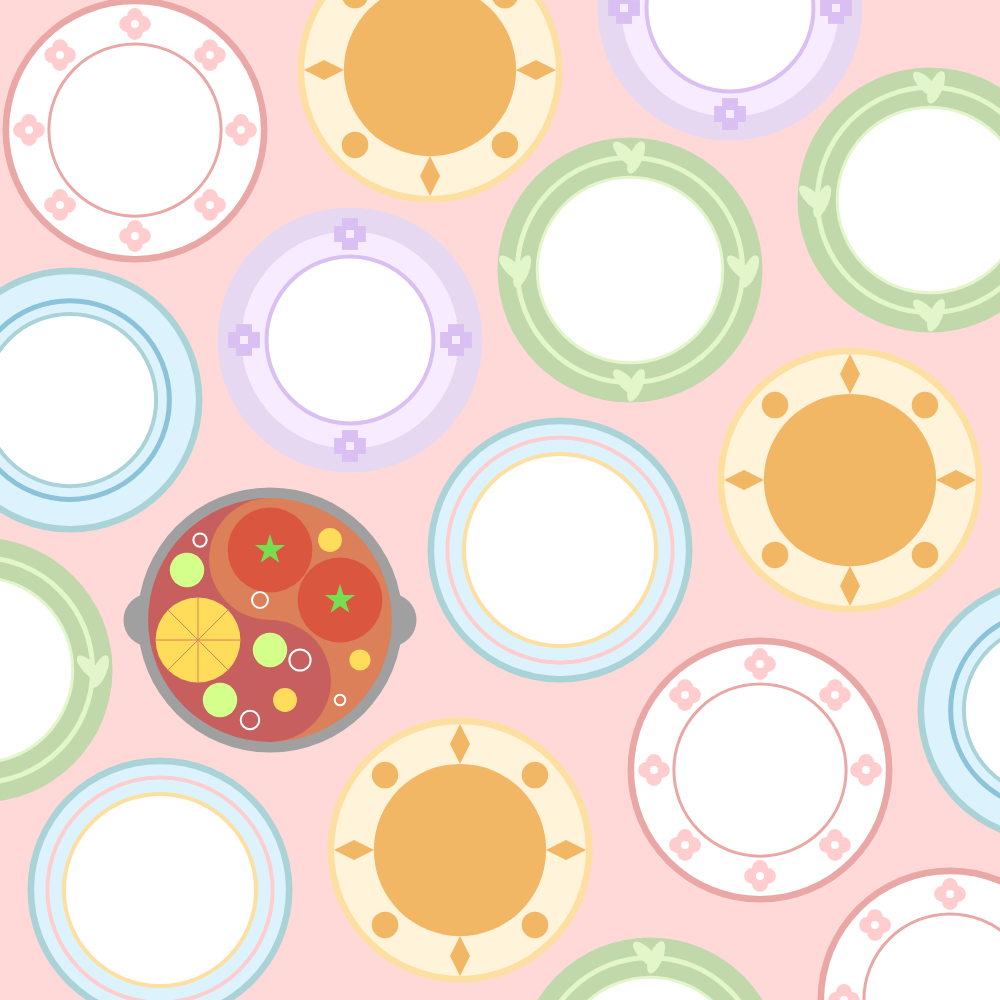
Frame 1 (no input)
Frame 60 (no input): identical to frame 1, image omitted
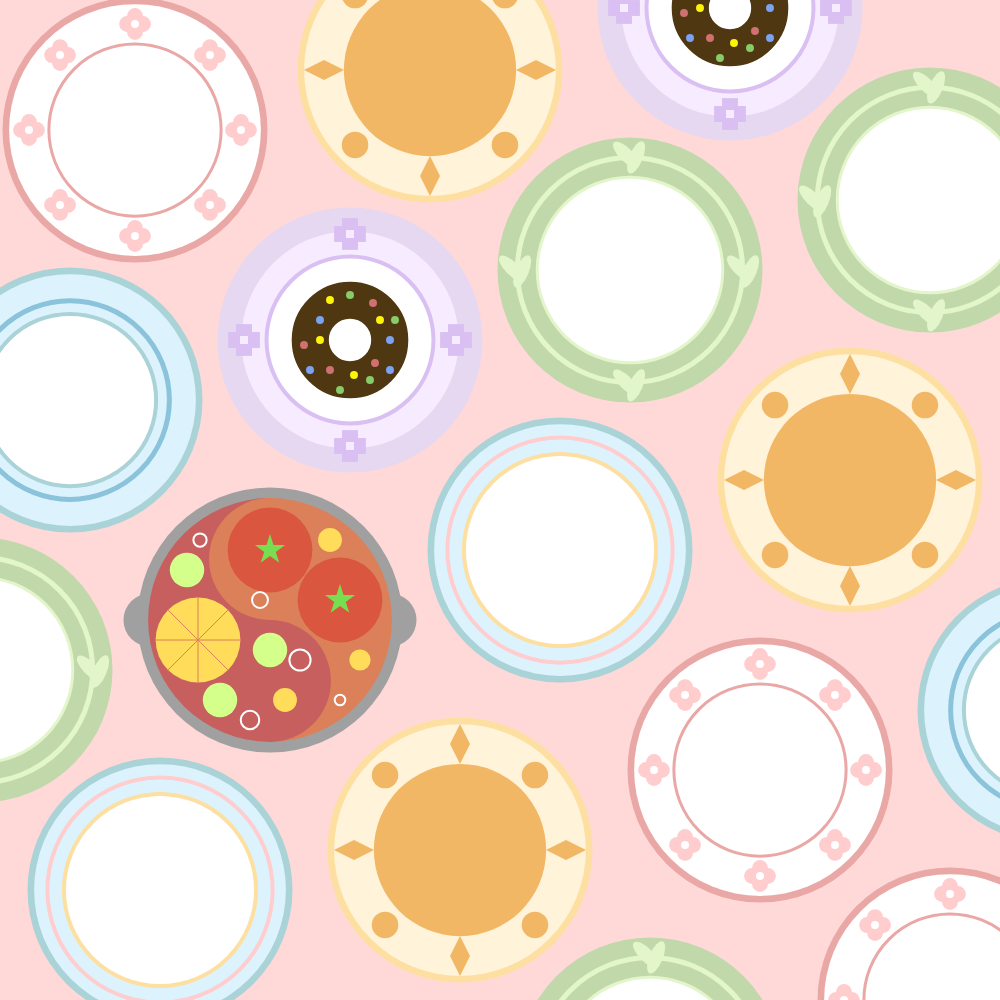
Frame 120 (the mouse pressed at the canvas centre since frame 60)

The p5.js sketch that drew these frames (run headless with seeded random() and noise() and a simulated clock; from frame 60 on, the mouse is pressed at the canvas centre):

// p5.js sketch
// ── sketch.js
let limecakeVisible = false; // Control whether the lime cake is displayed
let lightdonutVisible = false;
let darkdonutVisible = false;
let burgerVisible = false;
let pizzaVisible = false;
let sushiVisible = false;

//If you want to change the background by number, set it first
let operationMode = "still"; // Initial mode
let bgColor = [255, 216, 216]; // The initial background color is pink

//Create a plate array to store the positions of the outermost circles of the plates.
let plates = [
  //The outermost layer of plates elements
  { x: 0.135, y: 0.13 ,type:1},
  { x: 0.43, y: 0.07 ,type:2},
  { x: 0.73, y: 0.008 ,type:3},
  { x: 0.07, y: 0.4 ,type:4},
  { x: 0.35, y: 0.34 ,type:3},
  { x: 0.63, y: 0.27 ,type:5},
  { x: 0.93, y: 0.2 ,type:5},
  { x: -0.02, y: 0.67 ,type:5},
  { x: 0.27, y: 0.62 ,type:6},
  { x: 0.56, y: 0.55 ,type:7},
  { x: 0.85, y: 0.48 ,type:2},
  { x: 0.16, y: 0.89 ,type:7},
  { x: 0.46, y: 0.85 ,type:2},
  { x: 0.76, y: 0.77 ,type:1},
  { x: 1.05, y: 0.71 ,type:4},
  { x: 0.65, y: 1.07 ,type:5},
  { x: 0.95, y: 1.0 ,type:1},
];

let foods = [
  //The outermost layer of food elements
  { x: 0.135, y: 0.13 ,type:1},
  { x: 0.43, y: 0.07 ,type:2},
  { x: 0.73, y: 0.008 ,type:3},
  { x: 0.07, y: 0.4 ,type:4},
  { x: 0.35, y: 0.34 ,type:3},
  { x: 0.63, y: 0.27 ,type:5},
  { x: 0.93, y: 0.2 ,type:5},
  { x: -0.02, y: 0.67 ,type:5},
  { x: 0.27, y: 0.62 ,type:6},
  { x: 0.56, y: 0.55 ,type:7},
  { x: 0.85, y: 0.48 ,type:2},
  { x: 0.16, y: 0.89 ,type:7},
  { x: 0.46, y: 0.85 ,type:2},
  { x: 0.76, y: 0.77 ,type:1},
  { x: 1.05, y: 0.71 ,type:4},
  { x: 0.65, y: 1.07 ,type:5},
  { x: 0.95, y: 1.0 ,type:1},
];

function setup() {
  createCanvas(windowWidth, windowHeight);
  rectMode(CENTER);
}

function draw() {
  // Make sure the canvas is a smaller value of the window width and height, 
  //keeping it square
  let side = min(windowWidth, windowHeight);
  resizeCanvas(side, side);
  background(bgColor);

  // Plate profile size
  let PlateRadius = 0.265 * side;

  // Use the for loop to draw each plate
  //Since I want the image to appear after clicking, 
  //So in the part I just give the plates' positions, rather than food position
  for (let i = 0; i < plates.length; i++) {
    let plate = plates[i];
    //Brush initialization
    noFill();
    noStroke();
    //Position the plate
    switch (plate.type){
      case 1:
        drawPinkPlate(plate.x, plate.y, PlateRadius,side)
      break;
      case 2:
        drawYellowPlate(plate.x, plate.y, PlateRadius,side)
      break;
      case 3:
        drawPurplePlate(plate.x, plate.y, PlateRadius,side)
      break;
      case 4:
        drawBluePlate(plate.x, plate.y, PlateRadius,side)
      break;
      case 5:
        drawGreenPlate(plate.x, plate.y, PlateRadius,side)
      break;
      case 6:
          drawHotpot(plate.x, plate.y, 0.265,side)
      break;
      case 7:
        drawRainbowPlate(plate.x, plate.y, PlateRadius,side)
      break;
    }
  }
}

// Function to draw a plate
// Function to draw a pink plate
function drawPinkPlate(x,y,r,side){
  // Pink floral pattern function
  function drawPinkFlower(x, y) {
    let side = min(windowWidth, windowHeight);
    let PlateRadius = 0.265 * side;
    noStroke();
    fill(255, 205, 205);
    rect(x, y, 0.06 * PlateRadius, 0.12 * PlateRadius, 10);
    rect(x, y, 0.12 * PlateRadius, 0.06 * PlateRadius, 10);
    fill(255);
    circle(x, y, 0.03 * PlateRadius);
  }

  // Pink floral plate 
  noStroke();
  fill(233, 167, 165);
  circle(x * side, y * side, r);
  
  fill(255);
  circle(x* side, y * side, 0.95 * r);
  
  stroke(233, 167, 165);
  strokeWeight(3);
  noFill();
  circle(x * side, y * side, 0.65 * r);
  
  // Draw 8 flowers around the center point
  for (let i = 0; i < 8; i++) {
    let angle = TWO_PI * i / 8; // Each flower is spaced 1/8 circumference apart
    let px = (x * side) + (0.4 * r) * cos(angle); // Calculate the x-coordinate of the flower
    let py = (y * side) + (0.4 * r) * sin(angle); // Calculate the y-coordinate of the flower
    drawPinkFlower(px, py); // draw flowers
  }
  
  // What I want to do here is use the if function. 
  // My expected effect is to click on the screen and the limecake will appear. 
  // So the condition here is to draw the limecake if the limecake is visible
  if (limecakeVisible) {
    // Place the lime cake in the center of the plate
    drawLimeCake(x, y, r, side); 
  }
  //In the following code, there are also many if functions like this. 
  //So, I will not explain too much about this fuction
}

// Function to draw a yellow plate
function drawYellowPlate(x,y,r,side){

  noStroke();
  fill(253, 224, 161);
  circle(x*side, y*side,r);
  
  fill(255, 243, 217);
  circle(x*side, y*side, 0.95 * r);

  fill(242, 183, 101 );
  circle(x*side, y*side, 0.65 * r);
  
  for (let i = 0; i < 4; i++) {
    let angle = (TWO_PI * i / 4) + ((PI / 4)); // Each circle is spaced 1/4 circle apart and rotated from 4/PI
    let yx = (x*side) + (0.4 * r) * cos(angle); //
    let yy = (y*side) + (0.4 * r) * sin(angle); //
    circle(yx, yy, 0.1 * r);
  }

  drawRhombus(x*side + r*0.4, y*side, 0.04* side, 0.02 * side, 0, color(242, 183, 101));
  drawRhombus(x*side - r*0.4, y*side, 0.04* side, 0.02 * side, 0, color(242, 183, 101));
  drawRhombus(x*side , y*side- r*0.4, 0.02* side, 0.04 * side, 0, color(242, 183, 101));
  drawRhombus(x*side , y*side+ r*0.4, 0.02* side, 0.04 * side, 0, color(242, 183, 101));

  if (lightdonutVisible) {
    drawLightDonut(x, y, r, side);
  }
}

//Function to draw a green plate
function drawGreenPlate(x,y,r,side){
  noStroke();
  fill(193, 217, 170);
  circle(x*side,y*side, r);
  
  noFill();
  stroke(227, 246, 203);
  strokeWeight(5);
  circle(x*side,y*side, 0.85 * r);
  
  fill(255);
  stroke(227, 246, 203);
  strokeWeight(3);
  circle(x*side,y*side, 0.70 * r);
  
  // Here I want to call the leaf pattern function and draw the leaves in different positions
  for (let i = 0; i < 4; i++) {
    let angle = TWO_PI * i /4; // Each flower is spaced 1/4 circumference apart
    let gx = (x*side) + (0.43 * r) * cos(angle); // Calculate the x-coordinate
    let gy = (y*side) + (0.43 * r) * sin(angle); // Calculate the y-coordinate
    drawLeafPattern(gx, gy); 
  }
  
  // Create a leaf pattern function
  function drawLeafPattern(centerX, centerY) {
    let side = min(windowWidth, windowHeight);
    let PlateRadius = 0.265 * side;
    fill(227, 246, 203);
    noStroke();

    let width = 0.13 * PlateRadius;  // Fixed leaf width
    let height = 0.05 * PlateRadius; // Fixed leaf height

    // Calculate the coordinates of the two ellipses from centerX and centerY
    let x1 = centerX - 0.015 * PlateRadius; // The x-coordinate of the first ellipse
    let x2 = centerX + 0.023 * PlateRadius; // The x-coordinate of the second ellipse
    let y1 = centerY - 0.005 * PlateRadius; // The x-coordinate of the third ellipse
    let y2 = centerY + 0.005 * PlateRadius; // The x-coordinate of the forth ellipse

    // Draw two rotating elliptical leaves
    drawRotatedEllipse(x1, y1, width, height, PI / 4); 
    drawRotatedEllipse(x2, y2, width, height, PI / 1.6);
  }
  
  if (sushiVisible) {
    drawSushi(x, y, r, side);
  }
}
 
//Draw the function of the blue plate
function drawBluePlate(x,y,r,side) {
  noStroke();
  fill(170, 211, 215);
  circle(x * side, y * side, r);
  
  fill(220, 243, 254 );
  circle(x * side, y * side, 0.95 * r);

  noFill();
  stroke(139, 195, 219);
  strokeWeight(5);
  circle(x * side, y * side, 0.75 * r);
  
  fill(255);
  stroke(170, 211, 215);
  strokeWeight(4);
  circle(x * side, y * side, 0.65 * r);

  if (burgerVisible) {
    drawBurger(x, y, r, side); 
  }
}

//Draw the function of the purple plate
function drawPurplePlate(x,y,r,side) {
  noStroke();
  fill(230, 216, 241);
  circle(x*side, y*side, r);
  
  fill(247, 236, 255);
  circle(x*side, y*side, 0.82 * r);

  fill(255);
  stroke(218, 192, 242);
  strokeWeight(4);
  circle(x*side, y*side, 0.63 * r);
  
  // Draw 4 flowers around the center point
  for (let i = 0; i < 4; i++) {
    let angle = TWO_PI * i /4; // Each flower is spaced 1/4 circumference apart
    let px = (x*side) + (0.4 * r) * cos(angle);
    let py = (y*side) + (0.4 * r) * sin(angle);
    drawPurpleFlower(px, py);
  }
  
  // Purple floral pattern function
  function drawPurpleFlower(px, py) {
    noStroke();
    fill(218, 192, 242);
    rect(px, py, 0.06 * r, 0.12 * r);
    rect(px, py, 0.12 * r, 0.06 * r,);
    fill(247, 236, 255);
    rect(px, py, 0.03 * r, 0.03 * r,);
  }

  if (darkdonutVisible) {
    drawDarkDonut(x, y, r, side);
  }
}

// Draw a rainbow plate function
function drawRainbowPlate(x,y,r,side) {
  noStroke();
  fill(170, 211, 215);
  circle(x*side,y*side, r);
  
  fill(220, 243, 254 );
  circle(x*side,y*side, 0.95 * r);

  noFill();
  stroke(255, 205, 205);
  strokeWeight(4);
  circle(x*side,y*side, 0.85 * r);
  
  fill(255);
  stroke(253, 224, 161);
  strokeWeight(4);
  circle(x*side,y*side, 0.725 * r);

  if (pizzaVisible) {
    drawPizza(x, y, r, side);
  }
}

// Draw the hotpot function
function drawHotpot(x, y, r, side) {
  // Multiply the scale value by side to get the specific pixel coordinates
  x *= side;
  y *= side;
  r *= side;

  // Silver pot
  noStroke();
  fill(160);
  circle(x, y, r);
  circle(x - 0.12 * side, y, 0.2 * r);
  circle(x + 0.12 * side, y, 0.2 * r);

  // Hot pot soup
  drawSemiCircle(x, y, 0.92 * r, 0, color(219, 128, 89));
  drawSemiCircle(x, y, 0.92 * r, PI, color(200, 95, 95));
  drawSemiCircle(x, y - 0.23 * r, 0.46 * r, PI, color(219, 128, 89));
  drawSemiCircle(x, y + 0.23 * r, 0.46 * r, 0, color(200, 95, 95));

  // The bottom of the tomato pan on the right
  fill(218, 86, 63);
  circle(x, y - 0.07 * side, 0.32 * r);
  drawStar(x, y - 0.07 * side, 0.06 * r, color(119, 221, 81));
  fill(218, 86, 63);
  circle(x + 0.07 * side, y - 0.02 * side, 0.32 * r);
  drawStar(x + 0.07 * side, y - 0.02 * side, 0.06 * r, color(119, 221, 81));

  // orange on the left pot
  fill(255, 220, 89);
  circle(x - 0.072 * side, y + 0.02 * side, 0.32 * r);
  stroke(219, 128, 89);
  strokeWeight(1);
  for (let i = 0; i < 8; i++) {
    let angle = i * (PI / 4);
    let lineX = x - 0.072 * side + 0.16 * r * cos(angle);
    let lineY = y + 0.02 * side + 0.16 * r * sin(angle);
    line(x - 0.072 * side, y + 0.02 * side, lineX, lineY);
  }

  // Cucumber with vegetable
  noStroke();
  fill(212, 255, 139);
  circle(x - 0.083 * side, y - 0.05 * side, 0.13 * r);
  circle(x - 0.05 * side, y + 0.08 * side, 0.13 * r);
  circle(x, y + 0.03 * side, 0.13 * r);

  // Yellow ball with meat
  fill(255, 220, 89);
  circle(x + 0.015 * side, y + 0.08 * side, 0.09 * r);
  circle(x + 0.06 * side, y - 0.08 * side, 0.09 * r);
  circle(x + 0.09 * side, y + 0.04 * side, 0.08 * r);

  // bubble in the background of hotpot
  noFill();
  stroke(255);
  strokeWeight(2);
  circle(x + 0.03 * side, y + 0.04 * side, 0.08 * r);
  circle(x - 0.01 * side, y - 0.02 * side, 0.06 * r);
  circle(x - 0.07 * side, y - 0.08 * side, 0.05 * r);
  circle(x - 0.02 * side, y + 0.1 * side, 0.07 * r);
  circle(x + 0.07 * side, y + 0.08 * side, 0.04 * r);
}

// The following code are the functions that draws food
// Draw a lime cake function
function drawLimeCake(x,y,r,side) {
  fill(255, 245, 221);
  stroke(251, 234, 189);
  strokeWeight(0.015*r);
  square(x*side, y*side,0.33*r);

  // Big dark green circle
  //Here, I want to use light green and dark green to present the shadow of lime
  // because I want to add more layer effects for this image
  fill(141, 180, 97);
  noStroke();
  circle(x*side-0.012*side, y*side-0.012*side, 0.09*r);
  circle(x*side+0.012*side, y*side+0.012*side, 0.09*r);
  circle(x*side+0.012*side, y*side-0.012*side, 0.09*r);  
  //light green big circle
  fill(191, 221, 158);
  circle(x*side-0.012*side, y*side+0.012*side, 0.09*r);
  circle(x*side+0.012*side, y*side-0.012*side, 0.09*r);  
  //light green small circle
  circle(x*side-0.011*side, y*side-0.013*side, 0.08*r); 
  circle(x*side+0.013*side, y*side+0.011*side, 0.08*r);  
  //dark green small circle
  fill(141, 180, 97);
  circle(x*side+0.013*side, y*side-0.013*side, 0.08*r); 
  circle(x*side-0.011*side, y*side+0.011*side, 0.08*r);  
  //use rectangle to make the lines on the surface of the cake
  fill(251, 234, 189);
  noStroke();
  drawRotatedRectangle(x*side+0.015*side, y*side-0.031*side,0.04*r, 0.015*r,-PI/3)
  drawRotatedRectangle(x*side-0.025*side, y*side-0.031*side,0.04*r, 0.015*r,-PI/4)
  drawRotatedRectangle(x*side-0.023*side, y*side+0.031*side,0.04*r, 0.015*r,PI/3)
  drawRotatedRectangle(x*side+0.03*side, y*side+0.030*side,0.04*r, 0.015*r,PI/2)
  drawRotatedRectangle(x*side-0.03*side, y*side,0.04*r, 0.015*r,PI/3)
  drawRotatedRectangle(x*side+0.03*side, y*side-0.01*side,0.04*r, 0.015*r,PI/3)
  drawRotatedRectangle(x*side, y*side+0.03*side,0.04*r, 0.015*r,-PI/3)
}

//Draw a function for a light colored doughnut
function drawLightDonut(x,y,r,side) {
  stroke(230, 165, 59);
  strokeWeight(0.14*r);
  noFill();
  circle(x*side+0.004*side, y*side, 0.3*r);
  stroke(251, 209, 141);
  circle(x*side, y*side, 0.3*r);

  // Blue frosting
  fill(124, 162, 242);
  noStroke();
  circle(x*side+0.04*side, y*side, 0.04*r);
  circle(x*side-0.04*side, y*side+0.03*side, 0.04*r);
  circle(x*side-0.03*side, y*side-0.02*side, 0.04*r);
  circle(x*side+0.04*side, y*side+0.03*side, 0.04*r);
  
  //yellow frosting
  fill(252, 244, 9);
  noStroke();
  circle(x*side-0.03*side, y*side,0.04*r);
  circle(x*side+0.03*side, y*side-0.02*side,0.04*r);
  circle(x*side-0.02*side, y*side-0.04*side,0.04*r);
  circle(x*side+0.004*side, y*side+0.035*side,0.04*r);

  //green frosting
  fill(135, 204, 104);
  noStroke();
  circle(x*side, y*side-0.045*side,0.04*r);
  circle(x*side+0.045*side,y*side-0.02*side,0.04*r);
  circle(x*side+0.02*side, y*side+0.04*side,0.04*r);
  circle(x*side-0.01*side, y*side+0.05*side,0.04*r);
  
  //red frosting
  fill(208, 113, 113);
  noStroke();
  circle(x*side-0.046*side,y*side+0.005*side,0.04*r);
  circle(x*side-0.02*side,y*side+0.03*side,0.04*r);
  circle(x*side+0.025*side,y*side+0.023*side,0.04*r);
  circle(x*side+0.023*side,y*side-0.037*side,0.04*r);
}

//Draw a function for dark donuts
function drawDarkDonut(x,y,r,side) {
  stroke(78, 55, 17);
  strokeWeight(0.14*r);
  noFill();
  circle(x*side, y*side, 0.3*r)
  
  fill(124, 162, 242);
  noStroke();
  circle(x*side+0.04*side, y*side, 0.03*r);
  circle(x*side-0.04*side, y*side+0.03*side, 0.03*r);
  circle(x*side-0.03*side, y*side-0.02*side, 0.03*r);
  circle(x*side+0.04*side, y*side+0.03*side, 0.03*r);
  
  fill(252, 244, 9);
  noStroke();
  circle(x*side-0.03*side, y*side,0.03*r);
  circle(x*side+0.03*side, y*side-0.02*side,0.03*r);
  circle(x*side-0.02*side, y*side-0.04*side,0.03*r);
  circle(x*side+0.004*side, y*side+0.035*side,0.03*r);

  fill(135, 204, 104);
  noStroke();
  circle(x*side, y*side-0.045*side,0.03*r);
  circle(x*side+0.045*side,y*side-0.02*side,0.03*r);
  circle(x*side+0.02*side, y*side+0.04*side,0.03*r);
  circle(x*side-0.01*side, y*side+0.05*side,0.03*r);
  
  fill(208, 113, 113);
  noStroke();
  circle(x*side-0.046*side,y*side+0.005*side,0.03*r);
  circle(x*side-0.02*side,y*side+0.03*side,0.03*r);
  circle(x*side+0.025*side,y*side+0.023*side,0.03*r);
  circle(x*side+0.023*side,y*side-0.037*side,0.03*r);
}

// Draw the function of the hamburger
function drawBurger(x,y,r,side) {
  //green leaves of the burger
  noStroke();
  fill(166, 221, 155);
  circle(x*side, y*side, 0.5*r);
  //bread
  stroke(233, 187, 104);
  strokeWeight(0.02*r);
  fill(252, 217, 150);
  circle(x*side, y*side, 0.38*r);
 // sesame on the surface of the burger(use ellipse to create)
 noStroke();
 fill(255);
 ellipse(x*side+0.04*side, y*side, 0.016*r,0.03*r);
 ellipse(x*side-0.02*side, y*side+0.03*side,0.016*r,0.03*r);
 ellipse(x*side-0.03*side, y*side-0.02*side,0.016*r,0.03*r);
 ellipse(x*side+0.02*side, y*side+0.03*side, 0.016*r,0.03*r);
 ellipse(x*side,y*side+0.01*side,0.016*r,0.03*r);
 ellipse(x*side+0.02*side, y*side, 0.016*r,0.03*r);
 ellipse(x*side+0.01*side, y*side+0.02*side, 0.016*r,0.03*r);
 ellipse(x*side-0.005*side, y*side+0.04*side, 0.016*r,0.03*r);
 ellipse(x*side-0.003*side, y*side-0.02*side, 0.016*r,0.03*r);
 ellipse(x*side+0.01*side, y*side-0.03*side, 0.016*r,0.03*r);
 ellipse(x*side+0.005*side, y*side-0.01*side, 0.016*r,0.03*r);
 ellipse(x*side+0.02*side, y*side-0.017*side, 0.016*r,0.03*r);
 ellipse(x*side-0.02*side, y*side, 0.016*r,0.03*r);
 ellipse(x*side-0.04*side, y*side+0.01*side, 0.016*r,0.03*r);
 ellipse(x*side-0.015*side, y*side-0.035*side, 0.016*r,0.03*r);
 ellipse(x*side+0.03*side, y*side-0.027*side, 0.016*r,0.03*r);
 ellipse(x*side+0.035*side, y*side+0.02*side, 0.016*r,0.03*r);
}

//Draw a function for pizza
function drawPizza(x,y,r,side) {
  noStroke();
  fill(248, 185, 103);
  circle(x*side, y*side, 0.66*r);
  fill(255, 238, 194);
  circle(x*side, y*side, 0.57*r);
   
  //sausage on the pizza
  fill(190, 67, 67);
  noStroke();
  circle(x*side+0.05*side, y*side, 0.09*r);
  circle(x*side+0.04*side, y*side-0.04*side, 0.09*r);
  circle(x*side, y*side-0.06*side, 0.09*r);
  circle(x*side-0.04*side, y*side-0.04*side, 0.09*r);
  circle(x*side-0.045*side, y*side+0.04*side, 0.09*r);
  circle(x*side+0.04*side, y*side+0.04*side, 0.09*r);
  circle(x*side-0.003*side, y*side-0.01*side, 0.09*r);  
  circle(x*side-0.058*side, y*side, 0.09*r);  
  circle(x*side, y*side+0.03*side, 0.09*r);  
  circle(x*side, y*side+0.063*side, 0.09*r);  
  circle(x*side-0.03*side, y*side+0.015*side, 0.09*r); 
                        
  //mushroom on the pizza
  fill(114, 89, 89)
  circle(x*side-0.03*side, y*side-0.01*side, 0.05*r); 
  circle(x*side+0.02*side, y*side-0.01*side, 0.05*r); 
  circle(x*side-0.022*side, y*side+0.04*side, 0.05*r); 
  circle(x*side-0.062*side, y*side+0.025*side, 0.05*r);
  circle(x*side, y*side+0.01*side, 0.05*r); 
  circle(x*side-0.01*side, y*side-0.035*side, 0.05*r); 
  circle(x*side-0.025*side, y*side-0.06*side, 0.05*r); 
  circle(x*side-0.025*side, y*side+0.06*side, 0.05*r); 
  circle(x*side-0.06*side, y*side-0.025*side, 0.05*r); 
  circle(x*side+0.025*side, y*side+0.02*side, 0.05*r); 
  circle(x*side+0.055*side, y*side+0.025*side, 0.05*r); 
  circle(x*side+0.05*side, y*side-0.02*side, 0.05*r); 
  circle(x*side+0.015*side, y*side-0.03*side, 0.05*r); 
  circle(x*side+0.015*side, y*side+0.045*side, 0.05*r); 
  circle(x*side+0.023*side, y*side-0.05*side, 0.05*r); 
  circle(x*side+0.03*side, y*side+0.06*side, 0.05*r); 
 
  //Use the way to make prisms to make scallions
  drawRhombus(x*side-0.04*side, y*side-0.02*side,0.03*r, 0.07*r,PI/4, color(182, 215,136)) 
  drawRhombus(x*side-0.05*side, y*side+0.02*side,0.03*r, 0.07*r,-PI/4, color(182, 215,136)) 
  drawRhombus(x*side+0.015*side, y*side+0.008*side,0.03*r, 0.07*r,PI/4, color(182, 215,136)) 
  drawRhombus(x*side+0.03*side, y*side+0.008*side,0.03*r, 0.07*r,-PI/3, color(182, 215,136)) 
  drawRhombus(x*side+0.01*side, y*side-0.042*side,0.03*r, 0.07*r,PI/2.5, color(182, 215,136)) 
  drawRhombus(x*side+0.03*side, y*side-0.06*side,0.03*r, 0.07*r,-PI/2.5, color(182, 215,136)) 
  drawRhombus(x*side-0.017*side,y*side- 0.02*side,0.03*r, 0.07*r,PI/8, color(182, 215,136)) 
  drawRhombus(x*side-0.014*side,y*side+ 0.05*side,0.03*r, 0.07*r,PI/8, color(182, 215,136))
  drawRhombus(x*side-0.017*side, y*side+0.025*side,0.03*r, 0.07*r,PI/8, color(182, 215,136)) 
  drawRhombus(x*side-0.015*side,y*side+0.005*side,0.03*r, 0.07*r,-PI/4, color(182, 215,136)) 
  drawRhombus(x*side+0.068*side,y*side+0.005*side,0.03*r, 0.07*r,PI/7, color(182, 215,136)) 
  drawRhombus(x*side+0.065*side, y*side-0.02*side,0.03*r, 0.07*r,-PI/6, color(182, 215,136)) 
  drawRhombus(x*side+0.03*side, y*side-0.02*side,0.03*r, 0.07*r,-PI/6, color(182, 215,136)) 
  drawRhombus(x*side-0.02*side, y*side-0.045*side,0.03*r, 0.07*r,PI/6, color(182, 215,136)) 
  drawRhombus(x*side+0.017*side, y*side+0.03*side,0.03*r, 0.07*r,-PI/6, color(182, 215,136)) 
  drawRhombus(x*side+0.018*side,y*side+0.065*side,0.03*r, 0.07*r,PI, color(182, 215,136)) 
  drawRhombus(x*side+0.06*side, y*side+0.038*side,0.03*r, 0.07*r,PI/5, color(182, 215,136)) 
}

//Draw the sushi function
function drawSushi(x,y,r,side) {
  // Nori rice
  fill(255);
  stroke(60);
  strokeWeight(0.013*r);
  circle(x*side-0.027*side, y*side-0.027*side, 0.2*r);
  circle(x*side+0.027*side, y*side+0.027*side, 0.2*r);
  circle(x*side+0.027*side, y*side-0.027*side, 0.2*r);
  circle(x*side-0.027*side, y*side+0.027*side, 0.2*r);
  circle(x*side-0.027*side, y*side+0.027*side, 0.2*r);  
  //Red ingredient
  noStroke();
  fill(230, 132, 105)
  circle(x*side-0.027*side, y*side-0.027*side, 0.09*r);
  circle(x*side+0.027*side, y*side+0.027*side, 0.09*r);
  circle(x*side+0.027*side, y*side-0.027*side, 0.09*r);  
  circle(x*side-0.027*side, y*side+0.027*side, 0.09*r);  
  circle(x*side-0.027*side, y*side+0.027*side, 0.09*r);  
  //dark green ingredient
  fill(110, 192, 77)
  circle(x*side-0.038*side, y*side-0.022*side, 0.045*r);
  circle(x*side+0.038*side, y*side+0.022*side, 0.045*r);
  circle(x*side+0.038*side, y*side-0.022*side, 0.045*r);  
  circle(x*side-0.038*side, y*side+0.022*side, 0.045*r);  
  //yellow ingredient
  fill(255, 243, 77)
  circle(x*side-0.033*side, y*side-0.039*side, 0.045*r);
  circle(x*side+0.033*side, y*side+0.039*side, 0.045*r);
  circle(x*side+0.033*side, y*side-0.039*side, 0.045*r);  
  circle(x*side-0.033*side, y*side+0.039*side, 0.045*r);  
  //light green ingredient
  fill(200, 241, 135)
  circle(x*side-0.039*side, y*side-0.032*side, 0.045*r);
  circle(x*side+0.039*side, y*side+0.032*side, 0.045*r);
  circle(x*side+0.039*side, y*side-0.032*side, 0.045*r);  
  circle(x*side-0.039*side, y*side+0.032*side, 0.045*r);  
}

// A function that draws shapes
// Draws a function for rotating an ellipse
function drawRotatedEllipse(cx, cy, w, h, angle) {
  push();               // Save current coordinate system
  translate(cx, cy);    // Move the origin to the center of the ellipse
  rotate(angle);        // Rotating coordinate system
  ellipse(0, 0, w, h);  // Draws an ellipse in a rotating coordinate system
  pop();                // Recovery coordinate system
}

// Plot the function of the diamond
function drawRhombus(cx, cy, width, height, angle, fillColor) {
  // Calculate the four vertices of the diamond
  let halfWidth = width / 2;
  let halfHeight = height / 2;

  // Vertex coordinates
  let x1 = cx;
  let y1 = cy - halfHeight; // top

  let x2 = cx + halfWidth; // right
  let y2 = cy;

  let x3 = cx;
  let y3 = cy + halfHeight; // bottom

  let x4 = cx - halfWidth; // left
  let y4 = cy;

  // Rotate coordinates
  let points = [
    createVector(x1, y1),
    createVector(x2, y2),
    createVector(x3, y3),
    createVector(x4, y4),
  ];

  for (let p of points) {
    let xOffset = p.x - cx;
    let yOffset = p.y - cy;

    // use sin/cos to createRotation coordinates 
    p.x = cx+ xOffset * cos(angle) - yOffset * sin(angle);
    p.y = cy+ xOffset * sin(angle) + yOffset * cos(angle);
  }

  // Diamond drawing
  noStroke();
  fill(fillColor);
  beginShape();
  for (let p of points) {
    vertex(p.x, p.y);
  }
  endShape(CLOSE);
}

// Draw the function of the pentagram
function drawStar(centerX, centerY, d, fillColor) {
  fill(fillColor);
  noStroke();

  // Calculate the 10 vertex coordinates of the pentagram
  let outerRadius = d; // The radius of the outer vertex
  let innerRadius = d * 0.382;

  beginShape();

  for (let i = 0; i < 10; i++) {
    // Alternate the radius of the outer and inner vertices
    let radius = i % 2 === 0 ? outerRadius : innerRadius;
    // Calculates the Angle of the current vertex
    let angle = PI / 2 + (TWO_PI * i) / 10; // Starting at the top, draw each vertex clockwise

    // Calculate vertex coordinates
    let x = centerX + radius * cos(angle);
    let y = centerY - radius * sin(angle); // Use -sin to fit the standard Y-axis orientation

    vertex(x, y); // Add vertex
  }
  endShape(CLOSE);
}

// Draw a semicircle function
function drawSemiCircle(centerX, centerY, straightEdgeLength, angle, fillColor) {
  fill(fillColor);
  noStroke();

  // Angular transformation is applied by rotating the matrix
  push();
  translate(centerX, centerY); // Move to the center of the semicircle
  rotate(angle); // Rotation specified Angle

  // Draw half circle
  arc(0, 0, straightEdgeLength, straightEdgeLength, -PI / 2, PI / 2, PIE); // Draw a semicircle from the right

  pop(); // Recovery coordinate system
}

// Draw a rotating rectangle function
function drawRotatedRectangle(x, y, w, h, angle) {
  push();
  // Move the origin to the center of the rectangle
  translate(x, y);
  // Apply the rotation Angle
  rotate(angle);
  rect(0, 0, w, h);
  // Restore the original coordinate system state
  pop();
}

// Handle click events to control the display of food
function mousePressed() {
  // The radius of the plate is calculated only once
  let plateRadius = 0.265 * min(width, height);

  // Go through all the plates and check if the mouse click is within the area of the plate
  for (let i = 0; i < plates.length; i++) {
    let plate = plates[i];
    let plateX = plate.x * width; 
    let plateY = plate.y * height;
    
    // Determine if the click is in the plate area and it is a pink plate (assuming type === 1)
    // After a simple query on the p5.js website，I know that&& is the logical AND operator (AND) 
    // that determines whether two conditions are both true
    if (dist(mouseX, mouseY, plateX, plateY) <= plateRadius && plate.type === 1) {
      limecakeVisible = !limecakeVisible; // Toggle the visibility of lime cake
      break; // Once you click on the pink plate, switch and jump out of the loop
    }
    //The same goes for the following code. 
    //Click on different colored plates to display the corresponding food

    if (dist(mouseX, mouseY, plateX, plateY) <= plateRadius && plate.type === 2) {
      lightdonutVisible = !lightdonutVisible; 
      break;
    }
    
    if (dist(mouseX, mouseY, plateX, plateY) <= plateRadius && plate.type === 3) {
      darkdonutVisible = !darkdonutVisible;
      break;
    }
   
    if (dist(mouseX, mouseY, plateX, plateY) <= plateRadius && plate.type ===4) {
      burgerVisible = !burgerVisible;
      break;
    }
    
    if (dist(mouseX, mouseY, plateX, plateY) <= plateRadius && plate.type ===7) {
      pizzaVisible = !pizzaVisible;
      break;
    }
    
    if (dist(mouseX, mouseY, plateX, plateY) <= plateRadius && plate.type ===5) {
      sushiVisible = !sushiVisible;
      break;
    }
  }
}

// I chose 3 colors to replace
// The user only needs to press 1, 2, 3 on the keyboard to switch
function keyPressed() {
  if (key == "1") {
    operationMode = "still";
    bgColor = [255, 182, 193]; // pink
  }
  if (key == "2") {
    operationMode = "interactive";
    bgColor = [144, 238, 144]; // green
  }
  if (key == "3") {
    operationMode = "moving";
    bgColor = [255, 223, 186]; // light orange
  }
}
